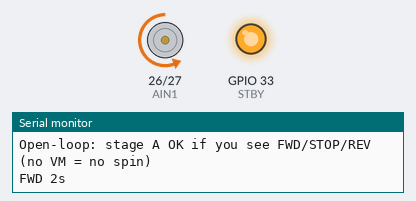
The sketch below on a simulated ESP32. On the bench: motor-driver pin pairs drawn as motors (green arrow = first pin HIGH = forward, orange = second pin HIGH = backward, longer = more drive, scaled by the enable pin, stopped while the standby pin is LOW), output pins drawn as LEDs (lit = HIGH), the last lines printed to the serial monitor.

Above: at 1.3 s.
At 4.3 s:
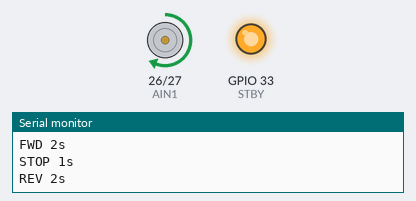
At 6.8 s:
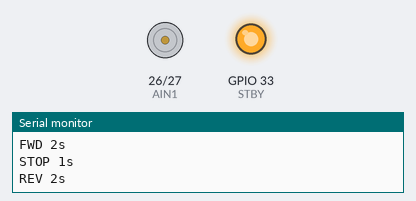
Timing chart, 0 to 10.7 s (numbered marks = the images above):
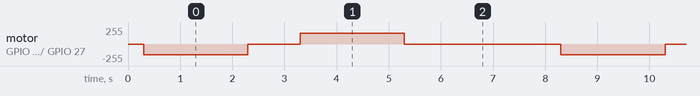

The sketch:

MotorOpenLoopTest.ino
```cpp
// TB6612 motor A — open-loop
// ESP32: PWMA=25, AIN1=26, AIN2=27, STBY=33

const int PWMA = 25;
const int AIN1 = 26;
const int AIN2 = 27;
const int STBY = 33;

void setup() {
  Serial.begin(115200);
  delay(300);

  pinMode(PWMA, OUTPUT);
  pinMode(AIN1, OUTPUT);
  pinMode(AIN2, OUTPUT);
  pinMode(STBY, OUTPUT);

  digitalWrite(STBY, HIGH);

  Serial.println();
  Serial.println("Open-loop: stage A OK if you see FWD/STOP/REV (no VM = no spin)");
}

void loop() {
  Serial.println("FWD 2s");
  digitalWrite(AIN1, LOW);
  digitalWrite(AIN2, HIGH);
  analogWrite(PWMA, 160);
  delay(2000);

  Serial.println("STOP 1s");
  analogWrite(PWMA, 0);
  digitalWrite(AIN1, LOW);
  digitalWrite(AIN2, LOW);
  delay(1000);

  Serial.println("REV 2s");
  digitalWrite(AIN1, HIGH);
  digitalWrite(AIN2, LOW);
  analogWrite(PWMA, 160);
  delay(2000);

  analogWrite(PWMA, 0);
  delay(3000);
}
```

Measured:
- by itself, motor on GPIO 26 (AIN1) / GPIO 27 (AIN2): repeats every 8.0 s: stopped 1.0 s, forward 160/255 2.0 s, stopped 3.0 s, backward 160/255 2.0 s
